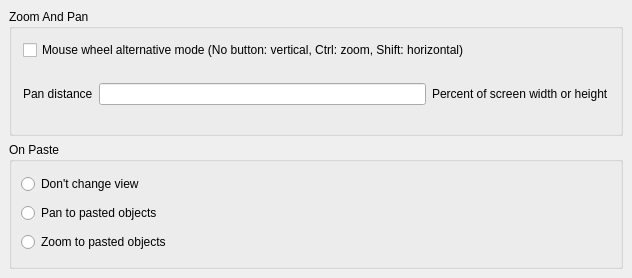
<ui version="4.0" >
 <class>LayoutViewConfigPage3b</class>
 <widget class="QFrame" name="LayoutViewConfigPage3b" >
  <property name="geometry" >
   <rect>
    <x>0</x>
    <y>0</y>
    <width>632</width>
    <height>278</height>
   </rect>
  </property>
  <property name="windowTitle" >
   <string>Settings</string>
  </property>
  <layout class="QVBoxLayout" >
   <property name="margin" >
    <number>9</number>
   </property>
   <property name="spacing" >
    <number>6</number>
   </property>
   <item>
    <widget class="QGroupBox" name="groupBox_2" >
     <property name="title" >
      <string>Zoom And Pan</string>
     </property>
     <layout class="QVBoxLayout" >
      <property name="margin" >
       <number>11</number>
      </property>
      <property name="spacing" >
       <number>6</number>
      </property>
      <item>
       <widget class="QCheckBox" name="alt_mouse_wheel_mode_cbx" >
        <property name="text" >
         <string>Mouse wheel alternative mode (No button: vertical, Ctrl: zoom, Shift: horizontal)</string>
        </property>
       </widget>
      </item>
      <item>
       <widget class="QFrame" name="frame" >
        <property name="frameShape" >
         <enum>QFrame::NoFrame</enum>
        </property>
        <property name="frameShadow" >
         <enum>QFrame::Raised</enum>
        </property>
        <layout class="QHBoxLayout" >
         <property name="margin" >
          <number>0</number>
         </property>
         <property name="spacing" >
          <number>6</number>
         </property>
         <item>
          <widget class="QLabel" name="label_3" >
           <property name="text" >
            <string>Pan distance</string>
           </property>
          </widget>
         </item>
         <item>
          <widget class="QLineEdit" name="pan_distance_le" />
         </item>
         <item>
          <widget class="QLabel" name="label_4" >
           <property name="text" >
            <string>Percent of screen width or height</string>
           </property>
          </widget>
         </item>
        </layout>
       </widget>
      </item>
     </layout>
    </widget>
   </item>
   <item>
    <widget class="QGroupBox" name="groupBox" >
     <property name="minimumSize" >
      <size>
       <width>0</width>
       <height>0</height>
      </size>
     </property>
     <property name="title" >
      <string>On Paste</string>
     </property>
     <layout class="QVBoxLayout" >
      <property name="margin" >
       <number>9</number>
      </property>
      <property name="spacing" >
       <number>6</number>
      </property>
      <item>
       <widget class="QRadioButton" name="paste_dont_change_rb" >
        <property name="text" >
         <string>Don't change view</string>
        </property>
       </widget>
      </item>
      <item>
       <widget class="QRadioButton" name="paste_pan_rb" >
        <property name="text" >
         <string>Pan to pasted objects</string>
        </property>
       </widget>
      </item>
      <item>
       <widget class="QRadioButton" name="paste_zoom_rb" >
        <property name="text" >
         <string>Zoom to pasted objects</string>
        </property>
       </widget>
      </item>
     </layout>
    </widget>
   </item>
  </layout>
 </widget>
 <layoutdefault spacing="6" margin="11" />
 <tabstops>
  <tabstop>alt_mouse_wheel_mode_cbx</tabstop>
 </tabstops>
 <resources/>
 <connections/>
</ui>
